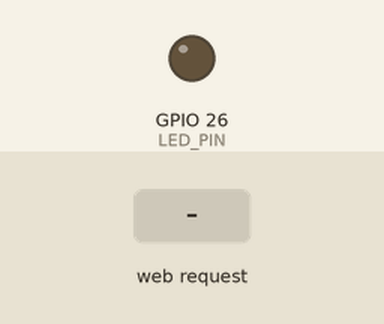
Simulated run of this sketch. Board: ESP32. Shown: output pins drawn as LEDs (lit = HIGH). The test bench sets the inputs (shaded band). WiFi joins after 1.5 s; servers stay silent unless stated; what the sketch prints to the serial monitor is not drawn.

Above: at 2.7 s.
2.8 s: HTTP request GET /led/on received
At 4.0 s:
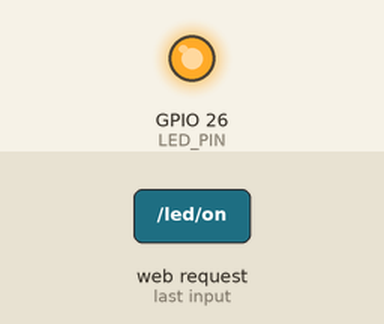
4.3 s: HTTP request GET /led/off received
At 5.3 s:
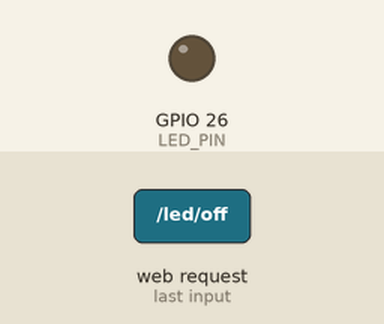
Timing chart, 0 to 7.3 s (numbered marks = the images above; inputs shaded):
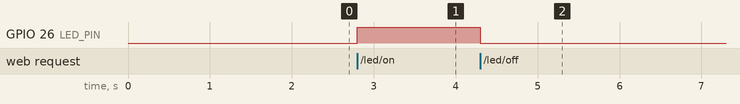

The sketch:

ArduinoESP32LedcontrolViaCustomDashboard.ino
```cpp
#include <WiFi.h>
#include <WebServer.h>

// WiFi credentials
const char* ssid = "p";
const char* password = "pppppppp";

// ESP32 pins
#define PIR_PIN 27
#define LED_PIN 26

// Create web server
WebServer server(80);

// Read PIR sensor
void handleMotion() {

  int motion = digitalRead(PIR_PIN);

  String response = "{\"motion\":";

  if (motion == HIGH) {
    response += "true";
  } else {
    response += "false";
  }

  response += "}";

  server.sendHeader("Access-Control-Allow-Origin", "*");
  server.send(200, "application/json", response);
}

// Turn LED ON
void handleLedOn() {

  digitalWrite(LED_PIN, HIGH);

  server.sendHeader("Access-Control-Allow-Origin", "*");
  server.send(200, "text/plain", "LED is ON");

  Serial.println("LED turned ON");
}

// Turn LED OFF
void handleLedOff() {

  digitalWrite(LED_PIN, LOW);

  server.sendHeader("Access-Control-Allow-Origin", "*");
  server.send(200, "text/plain", "LED is OFF");

  Serial.println("LED turned OFF");
}

void setup() {

  Serial.begin(115200);

  // Configure pins
  pinMode(PIR_PIN, INPUT);
  pinMode(LED_PIN, OUTPUT);

  digitalWrite(LED_PIN, LOW);

  // Connect to WiFi
  WiFi.begin(ssid, password);

  Serial.print("Connecting to WiFi");

  while (WiFi.status() != WL_CONNECTED) {

    delay(500);
    Serial.print(".");
  }

  Serial.println();

  Serial.println("WiFi connected!");

  Serial.print("ESP32 IP Address: ");
  Serial.println(WiFi.localIP());

  // Register HTTP endpoints
  server.on("/motion", HTTP_GET, handleMotion);

  server.on("/led/on", HTTP_GET, handleLedOn);

  server.on("/led/off", HTTP_GET, handleLedOff);

  // Start server
  server.begin();

  Serial.println("Server started!");
}

void loop() {

  server.handleClient();

}
```

Measured:
- after the input at 2.8 s, GPIO 26 (LED_PIN): LOW → HIGH at once
- after the input at 4.3 s, GPIO 26 (LED_PIN): HIGH → LOW at once
